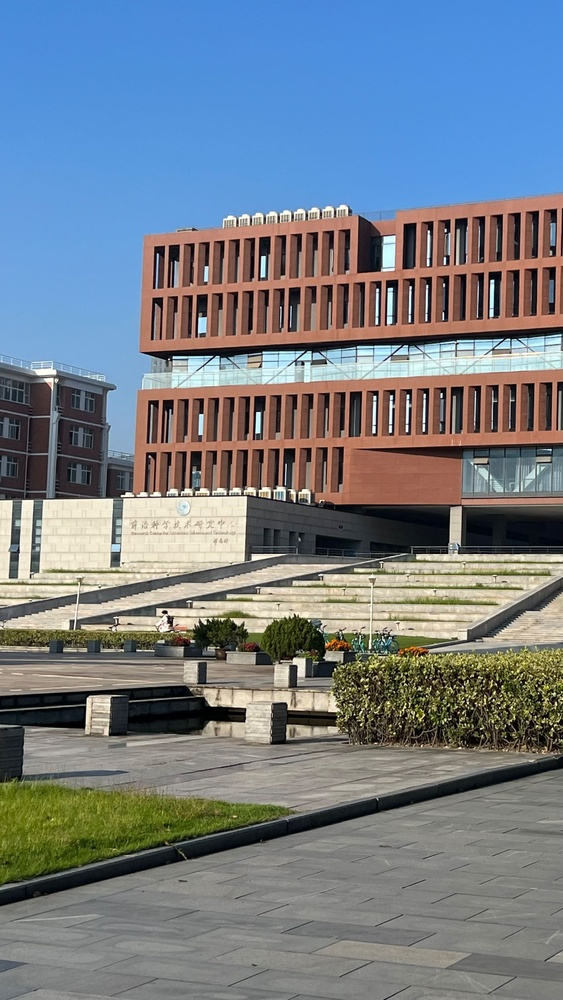
#> input picture inputs/hdu.jpg, 563 x 1000 px, shrunk from 1280 x 2275 before the run; its folder holds only this picture in this run
$ python cartoonify_demo.py
#> lines starting #> are read from the running program, lines starting #| are printed output that depends on the picture; after the words box and inside, x2 and y2 are one past the last pixel; in counts of white or black regions, pixels touching at a corner belong together
import cv2
import matplotlib
import matplotlib.pyplot as plt
import os

def cartoonify(imagefile,folder):
    path = os.path.join(folder,imagefile)
    img=cv2.imread(path)
    #Apply Bilateral Filter
    col_img = cv2.bilateralFilter(img,5,255,255)
    #Convert Image from bgr to gray
    gray = cv2.cvtColor(img,cv2.COLOR_BGR2GRAY)

    #Apply Median Blur
    gray = cv2.medianBlur(gray,3)

    #get the edges
    edges = cv2.adaptiveThreshold(gray,255,cv2.ADAPTIVE_THRESH_MEAN_C,cv2.THRESH_BINARY,5,5)

    #Bitwise And of bilateral filter and mask is edges
    cartoon = cv2.bitwise_and(col_img,col_img,mask=edges)
    return cartoon

def load_images_from_folder(folder):
    images = []
    filenames=[]
    for filename in os.listdir(folder):
        img = cv2.imread(os.path.join(folder,filename))
        filenames.append(filename)
        if img is not None:
            images.append(img)
    return images,filenames

def run(input_folder,output_folder,vis=False):
#> called with input_folder = 'inputs', output_folder = 'outputs', vis = False
    images,filenames = load_images_from_folder(input_folder)
#> in load_images_from_folder, img is the input picture: shape (1000, 563, 3); mean B, G, R 134.9, 125.6, 116.3
#> images = 1 item; filenames = ['hdu.jpg']
    for imagefile in filenames:
        # 处理图像
        output_image = cartoonify(imagefile,input_folder)
#> in cartoonify, `gray = cv2.cvtColor(img,cv2.COLOR_BGR2GRAY)`:
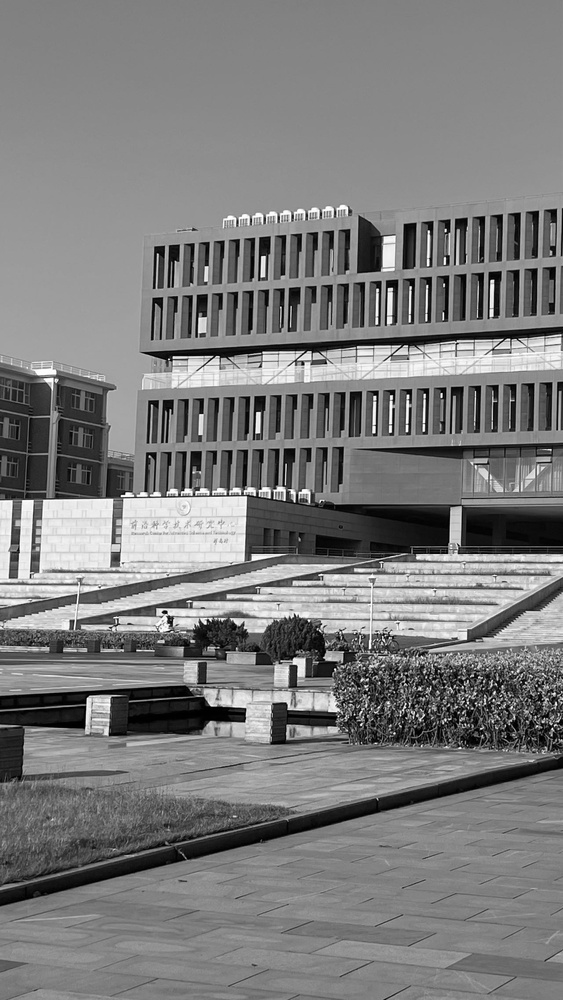
#> gray: shape (1000, 563); min 0, max 255, mean 123.9
#> in cartoonify, `edges = cv2.adaptiveThreshold(gray,255,cv2.ADAPTIVE_THRESH_MEAN_C,cv2...`:
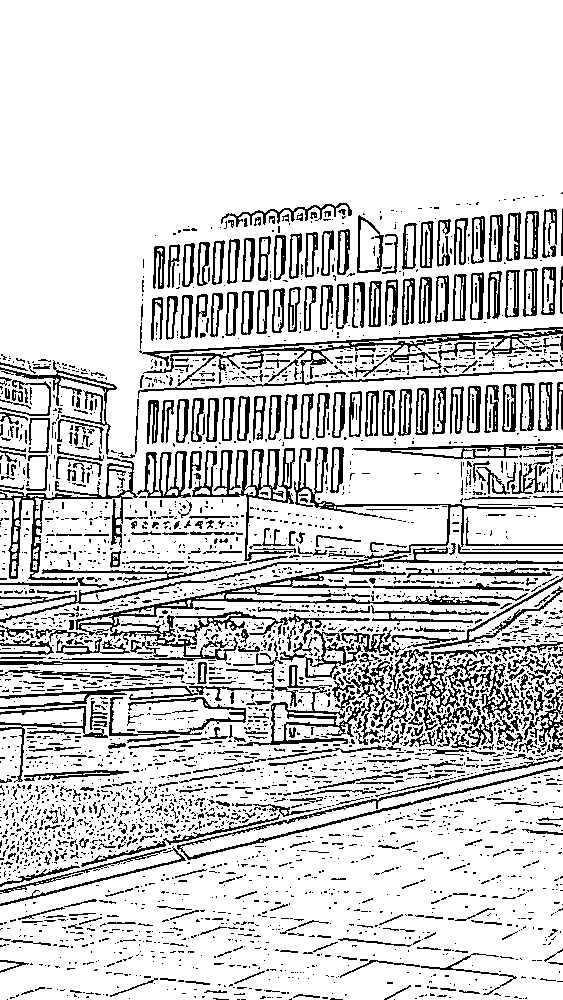
#> edges: shape (1000, 563); 81.9% white; black in thin lines or dots, all inside (x1, y1, x2, y2) = (0, 192, 563, 1000)
#> in cartoonify, `cartoon = cv2.bitwise_and(col_img,col_img,mask=edges)`:
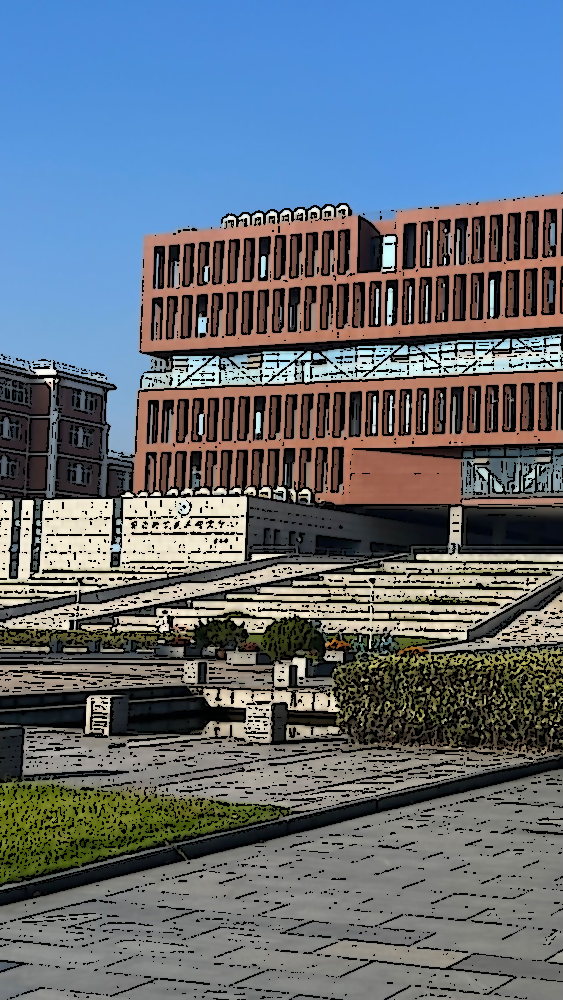
#> cartoon: shape (1000, 563, 3); mean B, G, R 121.1, 109.8, 99.2

        #保存图像
        name = list(imagefile.split('.'))[0]
#> name = 'hdu'
        cv2.imwrite(os.path.join(output_folder,name+'_cartoonify.jpg'),output_image)

        if vis:
            # 显示图像
            cv2.imshow('Result visualization', output_image)
            # 等待用户按键（这里的 0 表示无限等待）
            cv2.waitKey(0)
            # 销毁所有窗口
            cv2.destroyAllWindows()

input_folder="inputs"
output_folder = "outputs"
run(input_folder,output_folder,vis=False) # 若每张图片处理时想直接看结果，则将vis设置为True
